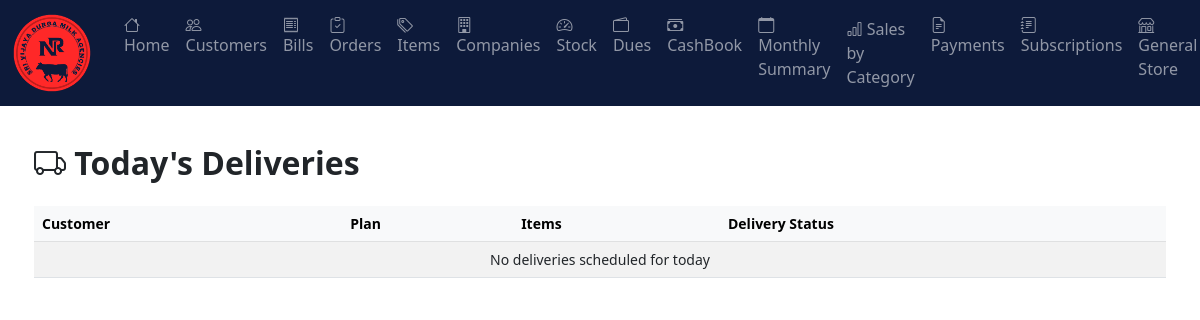
/milk_agency/subscriptions/today-deliveries/ (signed in), run on an earlier commit of the app's database.
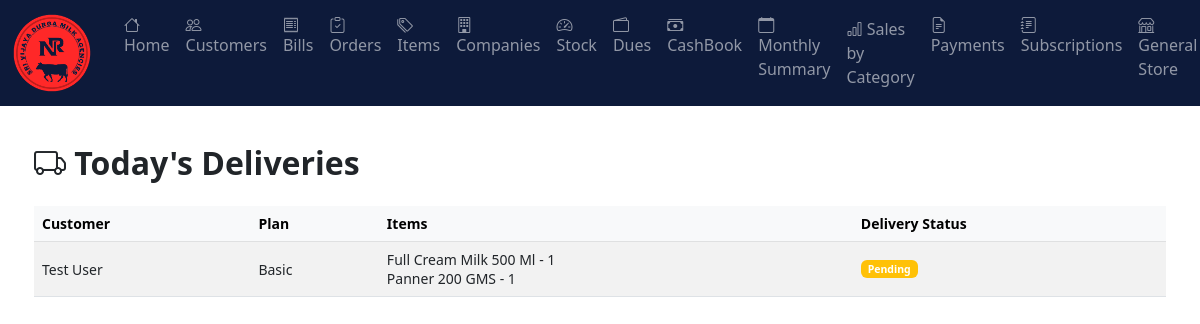
And on a later commit of the database.
### milk_agency/models.py (models this page shows, shortened)
class Customer(AbstractBaseUser, PermissionsMixin):
    USER_TYPE_CHOICES = [
        ('retailer', 'Retailer'),
        ('user', 'User'),
        ('delivery', 'Delivery'),
    ]
    phone = models.CharField(max_length=20, unique=True, help_text="Phone number for login")
    name = models.CharField(max_length=255)
    shop_name = models.CharField(max_length=255, blank=True, help_text="Name of the customer's shop")
    retailer_id = models.CharField(max_length=100, blank=True, help_text="Unique identifier for the retailer")
    flat_number = models.CharField(max_length=255, blank=True)
    area = models.CharField(max_length=255, blank=True)
    pin_code = models.CharField(max_length=10, blank=True)
    city = models.CharField(max_length=100, blank=True)
    state = models.CharField(max_length=100, blank=True)
    due = models.DecimalField(max_digits=12, decimal_places=2, default=0, help_text="Customer's current balance")
    user_type = models.CharField(
        max_length=20,
        choices=USER_TYPE_CHOICES,
        default='retailer'   # choose safest default for your system
    )
    is_commissioned = models.BooleanField(default=False, help_text="Whether this customer is eligible for commission calculation")
    is_delivery = models.BooleanField(default=False, help_text="Whether this customer is eligible for delivery")
    frozen = models.BooleanField(default=False)
    last_login = models.DateTimeField(blank=True, null=True)
    is_active = models.BooleanField(default=True)
    is_staff = models.BooleanField(default=False)  # Needed to access admin site
    objects = CustomerManager()
    USERNAME_FIELD = "phone"
    REQUIRED_FIELDS = ["name"]
    groups = models.ManyToManyField(
        'auth.Group',
        related_name='customer_groups',
        blank=True,
        help_text='The groups this customer belongs to.',
        verbose_name='groups',
    )
    user_permissions = models.ManyToManyField(
        'auth.Permission',
        related_name='customer_permissions',
        blank=True,
        help_text='Specific permissions for this customer.',
        verbose_name='user permissions',
    )
    class Meta:
        ordering = ["name"]

class SubscriptionPlan(models.Model):
    name = models.CharField(max_length=255, unique=True, help_text="Name of the subscription plan")
    description = models.TextField(blank=True, null=True, help_text="Details about the subscription plan")
    price = models.DecimalField(
        max_digits=10,
        decimal_places=2,
        default=0,
        help_text="Auto-calculated price of the subscription plan"
    )
    duration_in_days = models.IntegerField(help_text="Duration of the subscription in days")
    is_active = models.BooleanField(default=True, help_text="Whether the subscription plan is active")

class Item(models.Model):
    code = models.CharField(max_length=50, unique=True, blank=True, null=True, help_text='Unique item code')
    name = models.CharField(max_length=255)
    company = models.ForeignKey(Company, on_delete=models.SET_NULL, null=True, blank=True, related_name='items')
    category = models.CharField(max_length=100, blank=True, null=True)
    selling_price = models.DecimalField(max_digits=10, decimal_places=2)
    buying_price  = models.DecimalField(max_digits=10, decimal_places=2)
    mrp = models.DecimalField(max_digits=10, decimal_places=2, default=0, help_text='Maximum Retail Price')
    stock_quantity = models.IntegerField(default=0)
    pcs_count = models.IntegerField(default=0, help_text='Number of pieces per unit')
    image = models.ImageField(upload_to='items_saved/', blank=True, null=True)
    description = models.TextField(blank=True, null=True)
    frozen = models.BooleanField(default=False, help_text='If true, item is frozen and not displayed in app except items dashboard')

### milk_agency/subscriptions.py (the view)
# urls.py: path("subscriptions/today-deliveries/", subscriptions.today_deliveries, name="today_deliveries"),
@login_required
def today_deliveries(request):
    today = timezone.now().date()
    subscriptions = CustomerSubscription.objects.filter(
        is_active=True,
        end_date__gte=today
    ).select_related(
        "customer", "subscription_plan"
    ).prefetch_related(
        "subscription_plan__items__item",
        "subscriptionorder_set"
    )
    deliveries = []
    for sub in subscriptions:
        todays_orders = [o for o in sub.subscriptionorder_set.all() if o.date == today]
        status = "Pending"
        if todays_orders and all(order.delivered for order in todays_orders):
            status = "Delivered"
        deliveries.append(
            {
                "customer": sub.customer,
                "plan": sub.subscription_plan,
                "items": [
                    {
                        "name": plan_item.item.name,
                        "quantity": plan_item.quantity,
                    }
                    for plan_item in sub.subscription_plan.items.all()
                ],
                "status": status,
            }
        )
    return render(
        request,
        "milk_agency/subscription/today_deliveries.html",
        {"deliveries": deliveries}
    )

### customer_portal/authentication.py (called while the page is built)
    def get_user(self, user_id):
        try:
            return Customer.objects.get(pk=user_id)
        except Customer.DoesNotExist:
            return None

### templates/milk_agency/subscription/today_deliveries.html (shortened to what this page needs)
{% extends "milk_agency/home/base.html" %}
{% block content %}
<br>
<div class="container-fluid py-4 px-2 px-md-3">
  <h2 class="fw-bold mb-4">
    <i class="bi bi-truck"></i> Today's Deliveries
  </h2>
  <div class="table-responsive">
    <table class="table table-striped align-middle subscription-mobile-table">
      <thead class="table-light">
        <tr>
          <th>Customer</th>
          <th>Plan</th>
          <th>Items</th>
          <th>Delivery Status</th>
        </tr>
      </thead>
      <tbody>
        {% for delivery in deliveries %}
        <tr>
          <td data-label="Customer">{{ delivery.customer.name }}</td>
          <td data-label="Plan">{{ delivery.plan.name }}</td>
          <td data-label="Items">
            <ul class="list-unstyled mb-0">
              {% for item in delivery.items %}
              <li>{{ item.name }} - {{ item.quantity }}</li>
              {% endfor %}
            </ul>
          </td>
          <td data-label="Delivery Status">
            {% if delivery.status == 'Delivered' %}
            <span class="badge bg-success">Delivered</span>
            {% else %}
            <span class="badge bg-warning">Pending</span>
            {% endif %}
          </td>
        </tr>
        {% empty %}
        <tr>
          <td data-label="Info" colspan="4" class="text-center">No deliveries scheduled for today</td>
        </tr>
        {% endfor %}
      </tbody>
    </table>
  </div>
</div>
{% endblock %}

What changed in the data, as far as the page shows it:
now on this page (row edited): Customer: customer.name "Test User", plan.name "Basic", quantity "1" "1"
now on this page (row edited): Item: name "Full Cream Milk 500 Ml"
now on this page (row edited): Item: name "Panner 200 GMS"
Also different on the page:
text no longer shown: "No deliveries scheduled for today"
